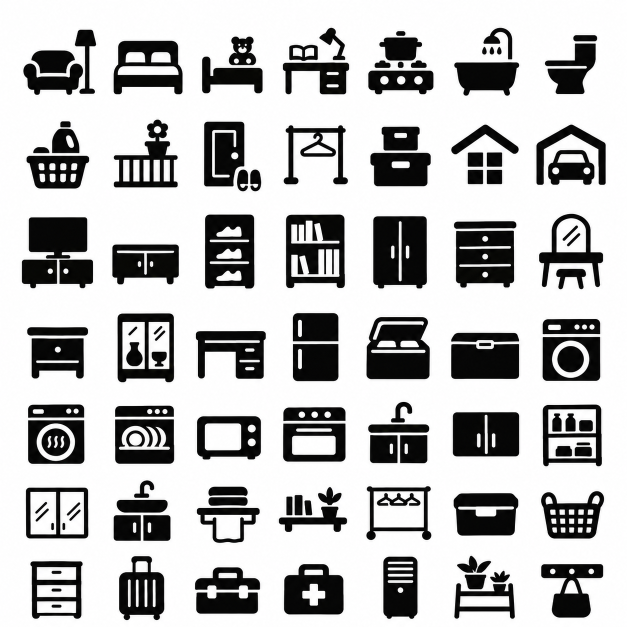
#> input picture docs/asset-brief/sheets/sheet-01.png, 1254 x 1254 px (shown at 1/2 size); its folder holds only this picture in this run
$ python cut_icons.py
#> lines starting #> are read from the running program, lines starting #| are printed output that depends on the picture; after the words box and inside, x2 and y2 are one past the last pixel; in counts of white or black regions, pixels touching at a corner belong together
"""Cuts the ordered pictogram sheets (docs/asset-brief/sheets/sheet-NN.png,
7×7 each) into one SVG per icon with potrace, named pSSCC (sheet, cell).
Each shape goes to the cell its middle is in, so icons that lean over a
cell line are still whole. Writes design/icons/sheets/*.svg and a preview.

    python3 tool/cut_icons.py
"""
import glob, json, os, subprocess, tempfile
import numpy as np
from PIL import Image
from scipy import ndimage

ROOT = os.path.dirname(os.path.dirname(os.path.abspath(__file__)))
SHEETS = os.path.join(ROOT, '..', 'docs', 'asset-brief', 'sheets')
OUT = os.path.join(ROOT, '..', 'design', 'icons', 'sheets')
PREVIEW = os.path.join(ROOT, '..', 'docs', 'asset-brief', 'sheets-preview')


def cells(path):
    g = np.asarray(Image.open(path).convert('L'), dtype=np.uint8)
    ink = g < 128
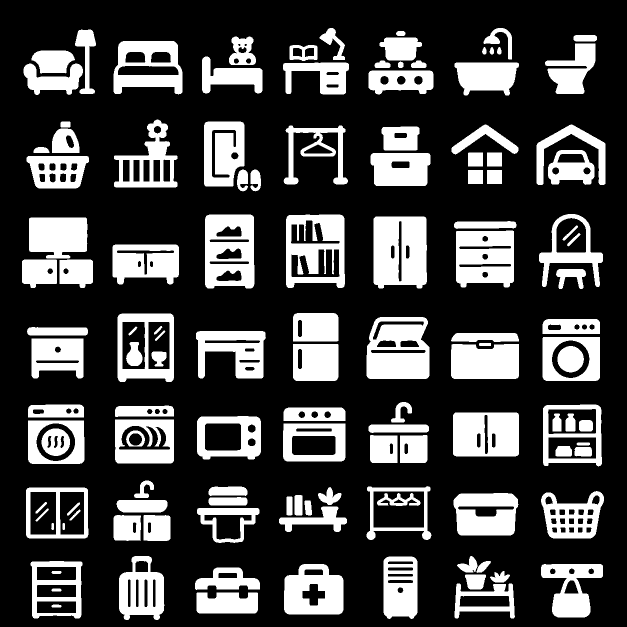
#> ink: shape (1254, 1254) bool (shown at 1/2 size); 26.4% white; 130 white regions, largest, box (x1, y1, x2, y2) and area: (747, 433, 854, 577) 13701, (733, 634, 859, 758) 12194, (410, 429, 509, 577) 11149
    ys, xs = np.nonzero(ink)
    x0, x1, y0, y1 = xs.min(), xs.max() + 1, ys.min(), ys.max() + 1
#> x0 = 44; x1 = 1211; y0 = 56; y1 = 1240
    cw, ch = (x1 - x0) / 7, (y1 - y0) / 7
#> cw = 166.7; ch = 169.1
    lab, n = ndimage.label(ink)
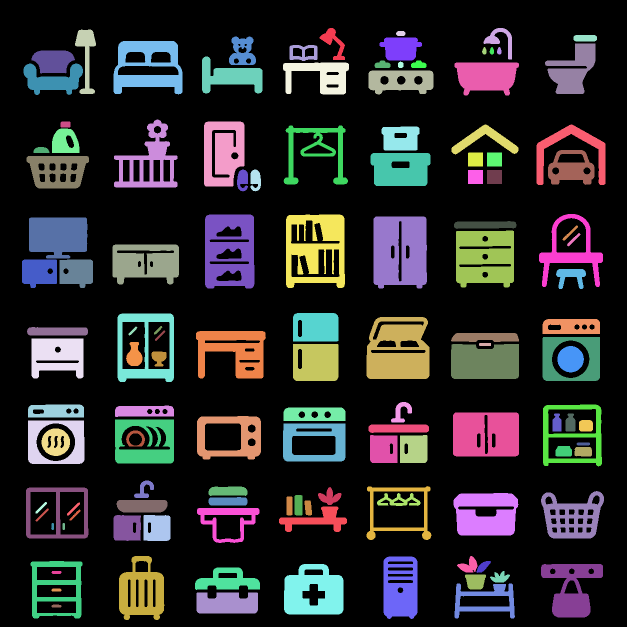
#> lab: shape (1254, 1254) int32 (shown at 1/2 size); 131 distinct labels, from 0 to 130; one colour per label, 0 black
#> n = 130
    found = ndimage.find_objects(lab)
#> found = 130 items
    sums = ndimage.sum(ink, lab, range(1, n + 1))
#> sums = 130 values, max 13701 at index 43, min 66 at index 114, mean 3197.6
    boxes = [[] for _ in range(49)]
    for i, sl in enumerate(found):
        if sums[i] < 12:  # specks
            continue
        cy = (sl[0].start + sl[0].stop) / 2
        cx = (sl[1].start + sl[1].stop) / 2
        c = min(6, max(0, int((cx - x0) // cw)))
        r = min(6, max(0, int((cy - y0) // ch)))
        boxes[r * 7 + c].append((i + 1, sl))
#> this loop made 130 passes
#> (cy, cx, c, r) on passes 1 to 12: (88, 664.5, 3, 0), (87.5, 995.5, 5, 0), (123.5, 171, 0, 0), (67, 801.5, 4, 0), (76.5, 1170.5, 6, 0), (101.5, 485, 2, 0), (98, 801.5, 4, 0), (135.5, 296, 1, 0), (137.5, 1140.5, 6, 0), (106, 607, 3, 0), (101.5, 968.5, 5, 0), (101.5, 983.5, 5, 0)
    out = []
    for parts in boxes:
        if not parts:
            out.append(None)
            continue
        t = min(s[0].start for _, s in parts); b = max(s[0].stop for _, s in parts)
        l = min(s[1].start for _, s in parts); rr = max(s[1].stop for _, s in parts)
        mask = np.isin(lab[t:b, l:rr], [k for k, _ in parts])
        out.append(mask)
#> this loop made 49 passes
#> pass 1, in cells, `mask = np.isin(lab[t:b, l:rr], [k for k, _ in parts])`:
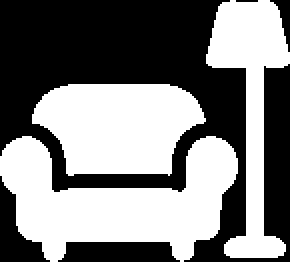
#> mask: shape (131, 145) bool (shown 2 times larger); 49.3% white; 3 white regions, box (x1, y1, x2, y2) and area: (0, 68, 119, 131) 4075, (16, 42, 103, 88) 3025, (103, 0, 145, 129) 2263
#> pass 2, in cells, `mask = np.isin(lab[t:b, l:rr], [k for k, _ in parts])`:
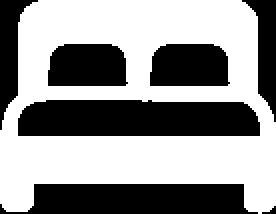
#> mask: shape (107, 138) bool (shown 2 times larger); 57.7% white; 7 black regions (1 under 20 px), largest, box (x1, y1, x2, y2) and area: (9, 50, 130, 68) 2047, (0, 92, 129, 107) 1615, (24, 22, 64, 43) 770, (75, 22, 115, 43) 770, (0, 0, 19, 65) 524, (121, 0, 138, 61) 501
#> pass 3, in cells, `mask = np.isin(lab[t:b, l:rr], [k for k, _ in parts])`:
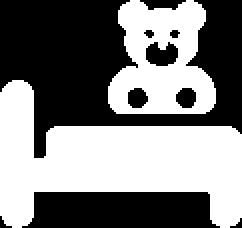
#> mask: shape (114, 121) bool (shown 2 times larger); 49.2% white; 2 white regions, box (x1, y1, x2, y2) and area: (0, 40, 121, 114) 4786, (54, 0, 108, 57) 2007
#> after the loop, out = 49 items
    return out


def to_svg(mask, path):
    h, w = mask.shape
    side = max(h, w)
    pad = int(side * 0.06)
    canvas = np.zeros((side + 2 * pad, side + 2 * pad), dtype=bool)
    oy, ox = pad + (side - h) // 2, pad + (side - w) // 2
    canvas[oy:oy + h, ox:ox + w] = mask
    with tempfile.NamedTemporaryFile(suffix='.pbm', delete=False) as f:
        Image.fromarray(~canvas).convert('1').save(f.name)
        subprocess.run(['potrace', f.name, '-s', '-o', path, '--flat', '-t', '6', '-O', '0.4'], check=True)
        os.unlink(f.name)
    _flatten(path)


def _flatten(path):
    """potrace's group transform folded into one path on a 24×24 grid, the
    form tool/build_icons.py reads (as design/icons/*.svg)."""
    import re
    import xml.etree.ElementTree as ET
    from fontTools.pens.svgPathPen import SVGPathPen
    from fontTools.pens.transformPen import TransformPen
    from fontTools.svgLib.path import parse_path
    ns = '{http://www.w3.org/2000/svg}'
    root = ET.parse(path).getroot()
    side = float(root.get('viewBox').split()[2])
    g = root.find(ns + 'g')
    tx, ty = map(float, re.search(r'translate\(([-\d.]+),([-\d.]+)\)', g.get('transform')).groups())
    sx, sy = map(float, re.search(r'scale\(([-\d.]+),([-\d.]+)\)', g.get('transform')).groups())
    k = 24 / side
    pen = SVGPathPen(None, ntos=lambda v: f'{v:.2f}'.rstrip('0').rstrip('.'))
    for p in g.iter(ns + 'path'):
        parse_path(p.get('d'), TransformPen(pen, (sx * k, 0, 0, sy * k, tx * k, ty * k)))
    open(path, 'w').write(f'<svg xmlns="http://www.w3.org/2000/svg" viewBox="0 0 24 24"><path fill="currentColor" d="{pen.getCommands()}"/></svg>\n')


def main():
    os.makedirs(OUT, exist_ok=True)
    os.makedirs(PREVIEW, exist_ok=True)
    report = {}
    for path in sorted(glob.glob(os.path.join(SHEETS, 'sheet-*.png'))):
        n = int(os.path.basename(path)[6:8])
        cs = cells(path)
#> cs = 49 items
        missing = [i + 1 for i, m in enumerate(cs) if m is None]
#> missing = []
        report[n] = missing
        tiles = []
        for i, m in enumerate(cs):
            if m is None:
                tiles.append(Image.new('L', (64, 64), 200))
                continue
            to_svg(m, os.path.join(OUT, f'p{n:02d}{i + 1:02d}.svg'))
            t = Image.fromarray(np.where(m, 0, 255).astype(np.uint8))
            t.thumbnail((56, 56))
            tile = Image.new('L', (64, 64), 255)
            tile.paste(t, ((64 - t.width) // 2, (64 - t.height) // 2))
            tiles.append(tile)
#> this loop made 1 pass
#> (h in to_svg, w in to_svg, pad in to_svg, oy in to_svg, ox in to_svg) on pass 1: (131, 145, 8, 15, 8)
#> pass 1, in to_svg, `Image.fromarray(~canvas).convert('1').save(f.name)`:
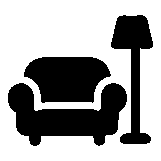
#> saved as tmpv0lld5h4.pbm: PIL image 161x161 1; 63.9% white; 3 black regions, box (x1, y1, x2, y2) and area: (8, 83, 127, 146) 4075, (24, 57, 111, 103) 3025, (111, 15, 153, 144) 2263
#> after the loop, tiles = []
        sheet = Image.new('L', (7 * 66, 7 * 66), 230)
        for i, t in enumerate(tiles):
            sheet.paste(t, ((i % 7) * 66 + 1, (i // 7) * 66 + 1))
        sheet.save(os.path.join(PREVIEW, f'sheet-{n:02d}.png'))
    print(json.dumps({k: v for k, v in report.items() if v}) or 'all 49 everywhere')


if __name__ == '__main__':
#> (the run stopped early here; a loop or call above may not have finished)

$ run again, on docs/asset-brief/sheets/sheet-06.png
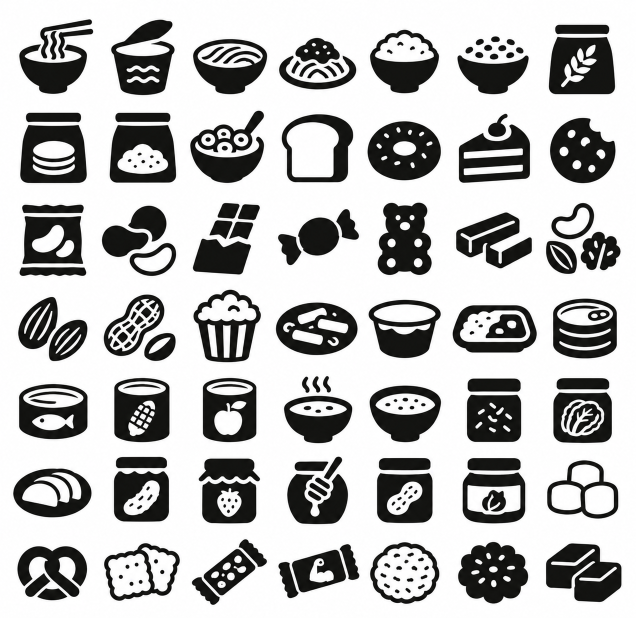
#> input picture docs/asset-brief/sheets/sheet-06.png, 1272 x 1236 px (shown at 1/2 size)
#> in cells, `ink = g < 128`:
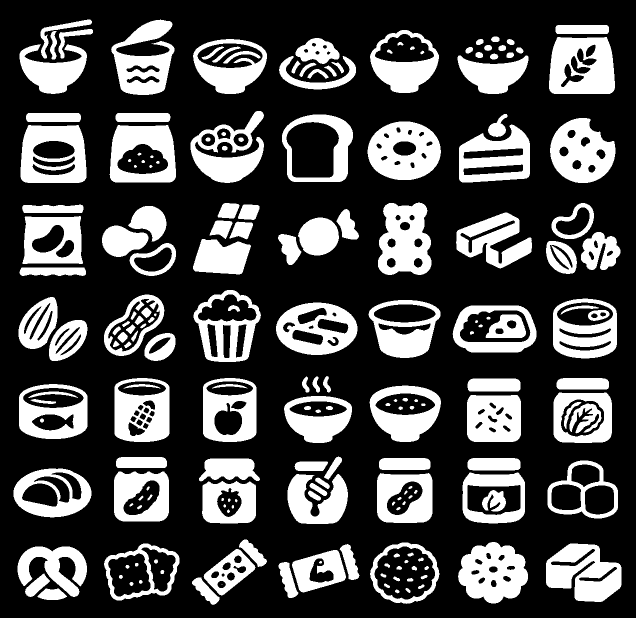
#> ink: shape (1236, 1272) bool (shown at 1/2 size); 28.7% white; 207 white regions (1 under 20 px), largest, box (x1, y1, x2, y2) and area: (735, 243, 882, 360) 11902, (1098, 74, 1230, 188) 11698, (916, 1084, 1056, 1207) 11603
#> x0 = 27; x1 = 1243; y0 = 39; y1 = 1210
#> cw = 173.7; ch = 167.3
#> lab: shape (1236, 1272) int32; 208 distinct labels, from 0 to 207
#> n = 207
#> found = 207 items
#> sums = 207 values, max 11902 at index 40, min 2 at index 202, mean 2177.9
#> the loop in cells, `for i, sl in enumerate(found):` made 207 passes
#> (cy, cx, c, r) on passes 1 to 3: (78, 132.5, 0, 0), (114.5, 285.5, 1, 0), (59, 1164.5, 6, 0)
#> after the loop in cells, `for parts in boxes:`: out = 49 items
#> missing = []
#> the loop in main, `for i, m in enumerate(cs):` made 1 pass
#> (h in to_svg, w in to_svg, pad in to_svg, oy in to_svg, ox in to_svg) on pass 1: (149, 147, 8, 8, 9)
#> pass 1, in to_svg, `Image.fromarray(~canvas).convert('1').save(f.name)`:
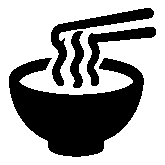
#> saved as tmp0ybuvosu.pbm: PIL image 165x165 1; 62.5% white; 4 black regions, box (x1, y1, x2, y2) and area: (9, 58, 144, 157) 7296, (51, 8, 154, 86) 1428, (87, 27, 156, 86) 995, (70, 31, 84, 88) 489

$ run again, on docs/asset-brief/sheets/sheet-07.png
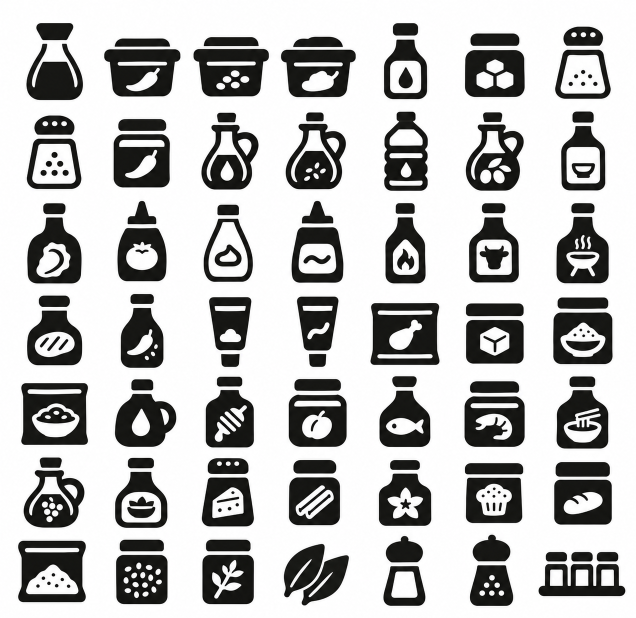
#> input picture docs/asset-brief/sheets/sheet-07.png, 1272 x 1236 px (shown at 1/2 size)
#> in cells, `ink = g < 128`:
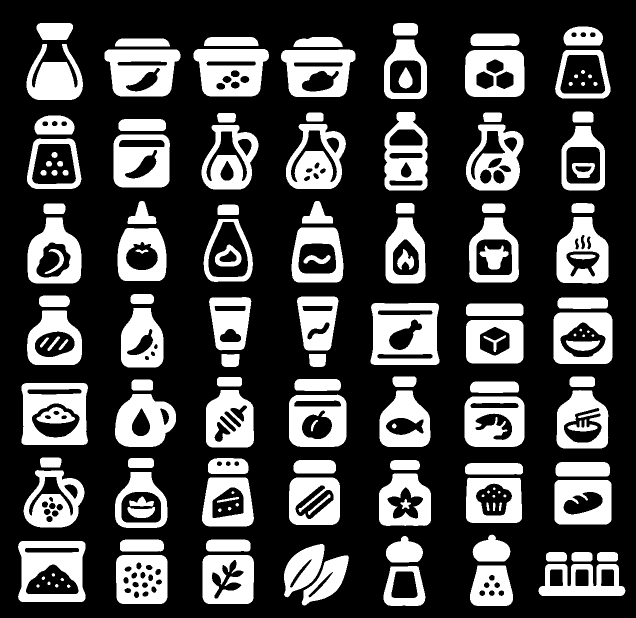
#> ink: shape (1236, 1272) bool (shown at 1/2 size); 28.1% white; 156 white regions, largest, box (x1, y1, x2, y2) and area: (741, 606, 879, 730) 12371, (387, 98, 538, 193) 10320, (36, 1082, 171, 1204) 10294
#> x0 = 36; x1 = 1251; y0 = 46; y1 = 1212
#> cw = 173.6; ch = 166.6
#> lab: shape (1236, 1272) int32; 157 distinct labels, from 0 to 156
#> n = 156
#> found = 156 items
#> sums = 156 values, max 12371 at index 67, min 21 at index 74, mean 2833.8
#> the loop in cells, `for i, sl in enumerate(found):` made 156 passes
#> (cy, cx, c, r) on passes 1 to 3: (63, 109.5, 0, 0), (58.5, 811, 4, 0), (72, 1166.5, 6, 0)
#> after the loop in cells, `for parts in boxes:`: out = 49 items
#> missing = []
#> the loop in main, `for i, m in enumerate(cs):` made 1 pass
#> (h in to_svg, w in to_svg, pad in to_svg, oy in to_svg, ox in to_svg) on pass 1: (154, 113, 9, 9, 29)
#> pass 1, in to_svg, `Image.fromarray(~canvas).convert('1').save(f.name)`:
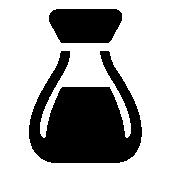
#> saved as tmpsl6v9dlp.pbm: PIL image 172x172 1; 66.2% white; 2 black regions, box (x1, y1, x2, y2) and area: (29, 51, 142, 163) 7823, (49, 9, 122, 43) 2182
